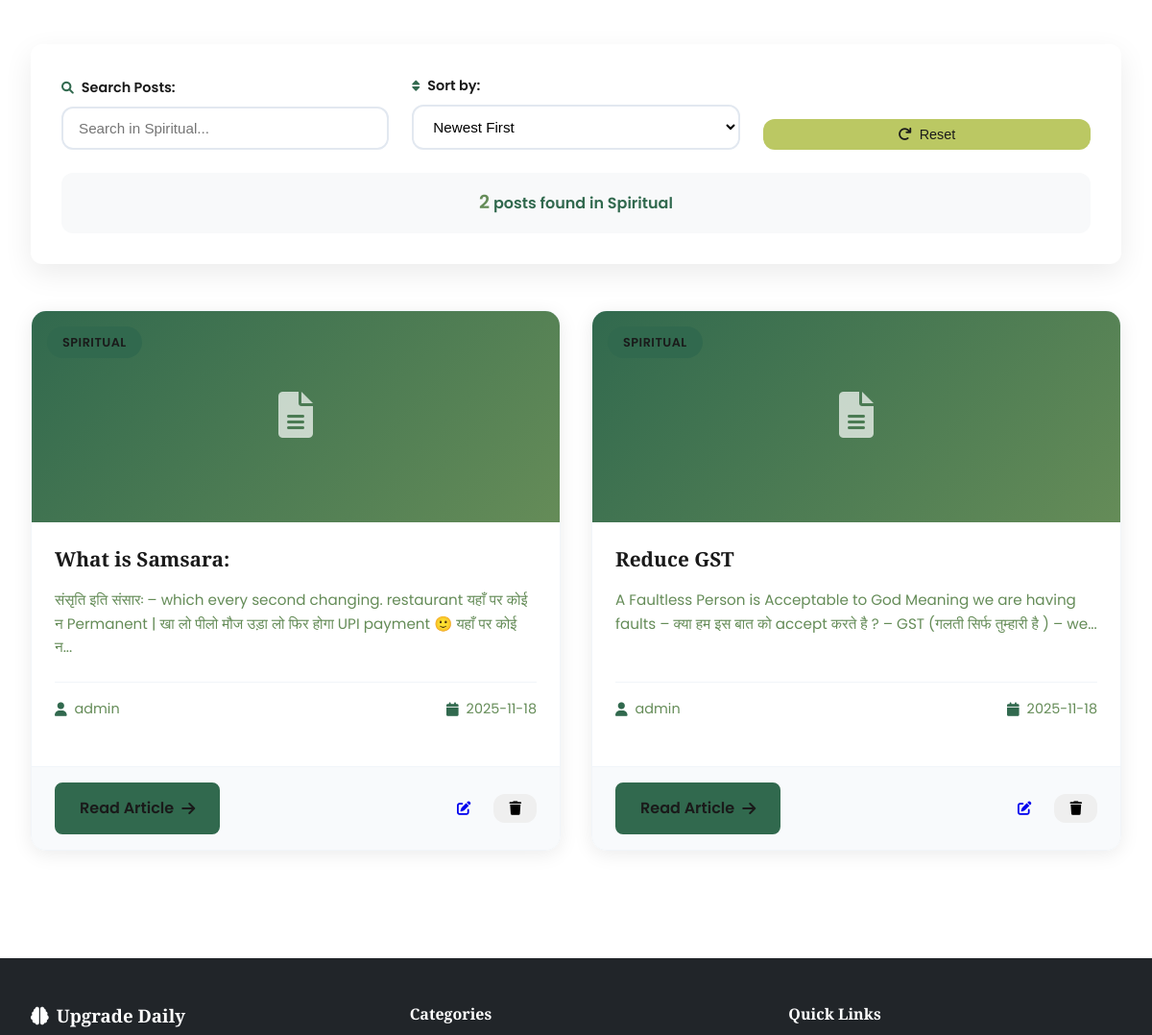
The app's page /category/Spiritual (signed in, middle part), older data.
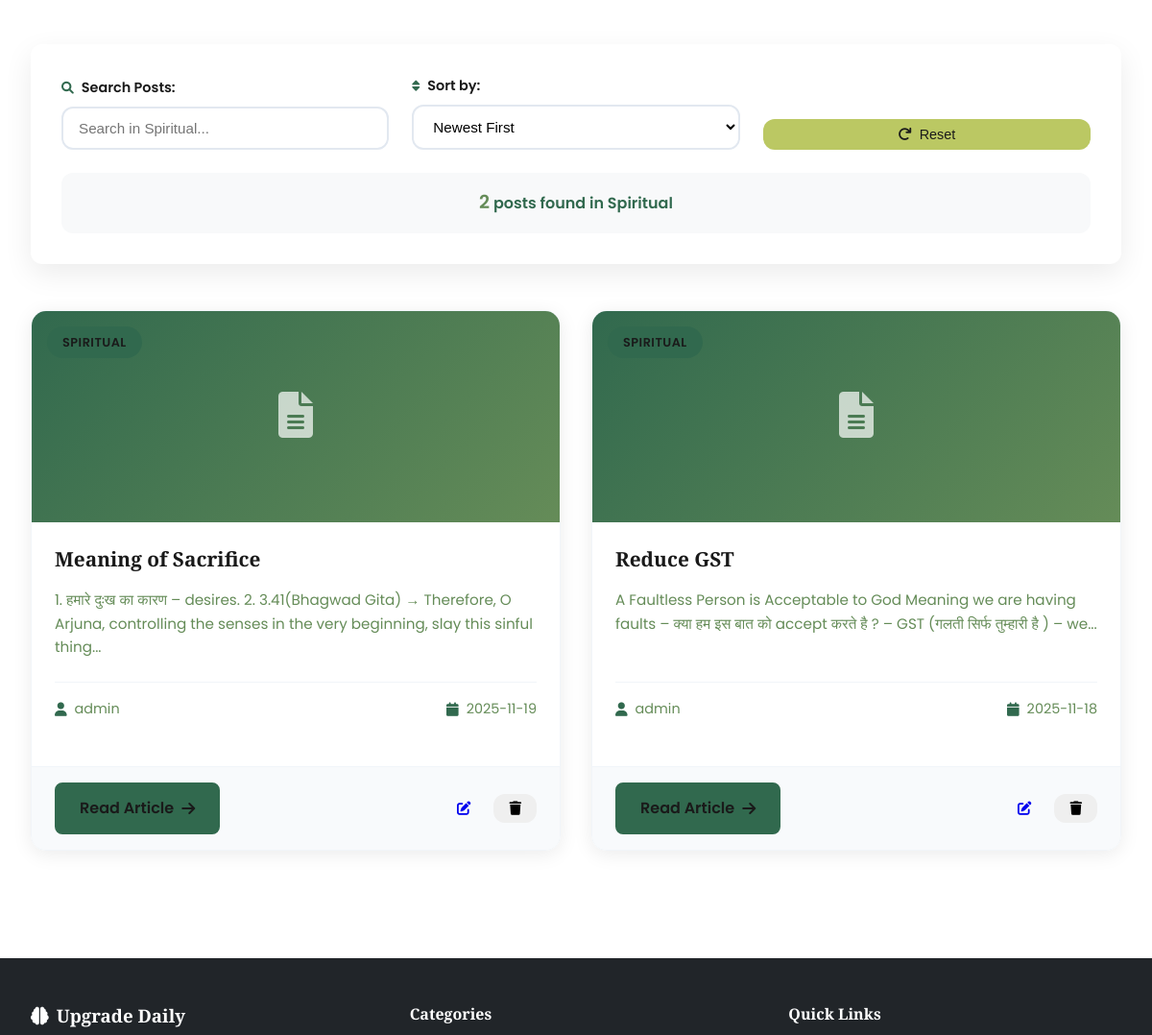
The same page, newer data.
### tables this page shows
CREATE TABLE posts
                 (id INTEGER PRIMARY KEY AUTOINCREMENT,
                  title TEXT NOT NULL,
                  content TEXT NOT NULL,
                  category TEXT NOT NULL,
                  image_path TEXT,
                  author_id INTEGER,
                  created_at TIMESTAMP DEFAULT CURRENT_TIMESTAMP,
                  FOREIGN KEY (author_id) REFERENCES users (id));

CREATE TABLE users
                 (id INTEGER PRIMARY KEY AUTOINCREMENT,
                  username TEXT UNIQUE NOT NULL,
                  email TEXT UNIQUE NOT NULL,
                  password TEXT NOT NULL,
                  is_admin BOOLEAN DEFAULT FALSE,
                  created_at TIMESTAMP DEFAULT CURRENT_TIMESTAMP);

### app.py (the view)
    def decorated_function(*args, **kwargs):
        if 'user_id' not in session:
            flash('Please log in to access this page.', 'error')
            return redirect(url_for('login'))
        return f(*args, **kwargs)

### app.py (called while the page is built)
def get_db_connection():
    conn = sqlite3.connect('blog.db')
    conn.row_factory = sqlite3.Row
    return conn

def login_required(f):
    def decorated_function(*args, **kwargs):
        if 'user_id' not in session:
            flash('Please log in to access this page.', 'error')
            return redirect(url_for('login'))
        return f(*args, **kwargs)
    decorated_function.__name__ = f.__name__
    return decorated_function

def get_unread_message_count():
    conn = get_db_connection()
    count = conn.execute('SELECT COUNT(*) as count FROM messages WHERE is_read = 0').fetchone()['count']
    conn.close()
    return count

@app.context_processor
def inject_unread_count():
    if session.get('is_admin'):
        return {'unread_count': get_unread_message_count()}
    return {'unread_count': 0}

@app.context_processor
def utility_processor():
    return dict(
        get_image_url=get_image_url,
        format_date=format_date
    )

### templates/categories.html (shortened to what the changed rows need)
{% extends "base.html" %}
{% block content %}
<div class="category-page">
    <div class="category-content">
        {% if posts %}
        <div class="posts-grid-enhanced" id="category-posts-container">
            {% for post in posts %}
            <article class="post-card-enhanced" data-title="{{ post['title']|lower }}" data-date="{{ post['created_at'] }}">
                <a href="{{ url_for('view_post', post_id=post['id']) }}" class="post-link-enhanced">
                    {% if post['image_path'] %}
                    <div class="post-image-enhanced">
                        <img src="{{ url_for('static', filename=post['image_path']) }}" alt="{{ post['title'] }}" loading="lazy">
                        <div class="post-category-badge">{{ post['category'] }}</div>
                    </div>
                    {% else %}
                    <div class="post-image-enhanced no-image">
                        <div class="placeholder-image">
                            <i class="fas fa-file-alt"></i>
                        </div>
                        <div class="post-category-badge">{{ post['category'] }}</div>
                    </div>
                    {% endif %}
                    <div class="post-content-enhanced">
                        <h3>{{ post['title'] }}</h3>
                        <p class="post-excerpt">
                            {{ post['content']|striptags|truncate(150) }}
                        </p>
                        <div class="post-meta-enhanced">
                            <div class="author-info">
                                <i class="fas fa-user"></i>
                                <span>{{ post['username'] }}</span>
                            </div>
                            <div class="date-info">
                                <i class="fas fa-calendar"></i>
                                <span>{{ post['created_at'][:10] }}</span>
                            </div>
                        </div>
                    </div>
                </a>
                <div class="post-actions-enhanced">
                    <a href="{{ url_for('view_post', post_id=post['id']) }}" class="btn-read-more">
                        Read Article <i class="fas fa-arrow-right"></i>
                    </a>
                    {% if session.is_admin %}
                    <div class="admin-actions">
                        <a href="{{ url_for('edit_post', post_id=post['id']) }}" class="btn btn-sm btn-info">
                            <i class="fas fa-edit"></i>
                        </a>
                        <form action="{{ url_for('delete_post', post_id=post['id']) }}" method="POST" class="delete-form">
                            <button type="submit" class="btn btn-sm btn-danger" onclick="return confirm('Are you sure you want to delete this post?')">
                                <i class="fas fa-trash"></i>
                            </button>
                        </form>
                    </div>
                    {% endif %}
                </div>
            </article>
            {% endfor %}
        </div>
        {% endif %}
    </div>
</div>
{% endblock %}

Row changes from the older to the newer data that the page shows:
removed posts: category "SPIRITUAL", title "What is Samsara:", content "संसृति इति संसारः – which every second changing. restaurant यहाँ पर कोई न Permanent | खा लो पीलो मौज उड़ा लो फिर होगा UPI payment 🙂 यहाँ पर कोई न...", username "admin", created_at "2025-11-18"
added posts: category "SPIRITUAL", title "Meaning of Sacrifice", content "1. हमारे दुःख का कारण – desires. 2. 3.41(Bhagwad Gita) → Therefore, O Arjuna, controlling the senses in the very beginning, slay this sinful thing...", username "admin", created_at "2025-11-19"
